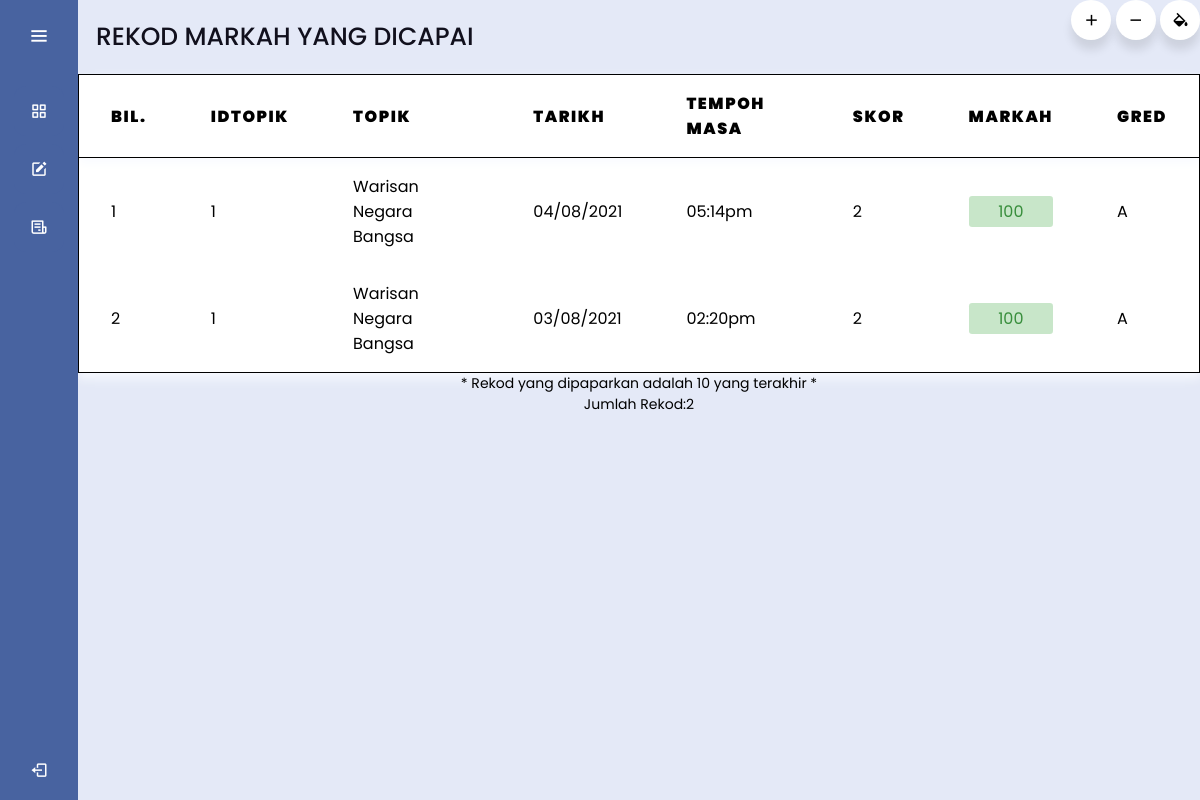
/skor_individu.php (signed in), run on the app's committed database.
### tables this page shows
CREATE TABLE `rekod` (
  `IDRekod` int(11) NOT NULL,
  `Tarikh` date NOT NULL,
  `TempohMasa` timestamp NOT NULL DEFAULT current_timestamp() ON UPDATE current_timestamp(),
  `Skor` varchar(5) NOT NULL,
  `Markah` varchar(5) NOT NULL,
  `Gred` varchar(5) NOT NULL,
  `IDPengguna` varchar(12) NOT NULL,
  `IDTopik` int(10) NOT NULL
);

CREATE TABLE `topik` (
  `IDTopik` int(11) NOT NULL,
  `TopikKuiz` varchar(30) NOT NULL,
  `IDPengguna` varchar(12) NOT NULL
);

### skor_individu.php (the view, shortened to what this page needs)
<?php
require 'sambung.php';
$idpengguna=$_SESSION['IDPengguna'];
?>
<html>
    <head>
    <link rel="stylesheet" href="skor_individu.css">
    <link rel="stylesheet" href="https://cdnjs.cloudflare.com/ajax/libs/font-awesome/4.7.0/css/font-awesome.min.css">
    <?php include "menu.php";?>
    </head>
    <body>
    <section class="home-section">
      <div class="text">REKOD MARKAH YANG DICAPAI</div>
      <ul style="float:right;"><?php include 'utility.php';?></ul>
        <main>
            <center>
        <table>
    <thead>
      <tr>
        <th>Bil.</th>
        <th>IDTopik</th>
        <th>Topik</th>
        <th>Tarikh</th>
        <th>Tempoh Masa</th>
        <th>Skor</th>
        <th>Markah</th>
        <th>Gred</th>
      </tr>
    </thead>
            <?php
$no=1;
$data1=mysqli_query($hubung, "SELECT * FROM rekod WHERE IDPengguna= '$idpengguna' ORDER BY Tarikh DESC limit 0,10");
while ($info1=mysqli_fetch_array($data1))
{
$dataTopik=mysqli_query($hubung, "SELECT * FROM topik WHERE IDTopik=$info1[IDTopik]");
$getTopik=mysqli_fetch_array($dataTopik);
$markah_Topik=$info1['Markah'];
?>
<tbody>
<tr>
<td><?php echo $no; ?></td>
<td><?php echo $info1['IDTopik']; ?></td>
<td><?php echo $getTopik['TopikKuiz']; ?></td>
<td><?php echo date('d/m/Y', strtotime($info1['Tarikh'])); ?></td>
<td><?php echo date('h:ia', strtotime($info1['TempohMasa'])); ?></td>
<td><?php echo $info1['Skor']; ?></td>
<td><p class="status status-answer"><?php echo $markah_Topik; ?></p></td>
<td><?php echo $info1['Gred']; ?></td>
</tr>
<?php $no++; } ?>
            </table>
</center>
        </main>
        <center><font style='font-size:14px'>
            * Rekod yang dipaparkan adalah 10 yang terakhir *
            <br>Jumlah Rekod:<?php echo $no-1; ?></font>
        </center>
            </section>
    </body>
</html>

### menu.php (shortened to what this page needs)
<?php
$nokp=$_SESSION['IDPengguna'];
$dataA=mysqli_query($hubung,"SELECT * FROM pengguna WHERE IDPengguna='".$nokp."'");
$infoA=mysqli_fetch_array($dataA);
if ($_SESSION['Status']=="Guru")
{
?>
<html>
    <head>
        <meta charset="UTF-8">
        <meta name="viewport" content="width=device-width, initial-scale=1.0">
        <link rel="stylesheet" href="menu.css">
        <link href='https://unpkg.com/boxicons@2.0.7/css/boxicons.min.css' rel='stylesheet'>
        </head>
<body>
<div class="sidebar">
    <div class="logo-details">
        <div class="logo"><img src="<?php echo $logo;?>" style="width:100px;"></div>
        <i class='bx bx-menu' id="btn" ></i>
    </div>
    <ul class="nav-list">
      <li>
        <a href="index2.php">
          <i class='bx bx-grid-alt'></i>
          <span class="links_name">Dashboard</span>
        </a>
         <span class="tooltip">Dashboard</span>
      </li>
      <li>
       <a href="papar_topik.php">
         <i class='bx bxs-edit' ></i>
         <span class="links_name">Kuiz</span>
       </a>
       <span class="tooltip">Kuiz</span>
     </li>
     <li>
       <a href="prestasi_topik.php">
         <i class='bx bx-receipt' ></i>
         <span class="links_name">Rekod Pelajar</span>
       </a>
       <span class="tooltip">Rekod</span>
     </li>
     <li>
       <a href="senarai_pelajar.php">
         <i class='bx bx-user' ></i>
         <span class="links_name">Senarai Pelajar</span>
       </a>
       <span class="tooltip">Senarai</span>
     </li>
     <li>
       <a href="import_daftar.php">
         <i class='bx bx-folder' ></i>
         <span class="links_name">Import Pelajar</span>
       </a>
       <span class="tooltip">Import</span>
     </li>
     <li class="profile">
         <div class="profile-details">
           <img src="user.png" alt="profileImg">
           <div class="name_ic">
             <div class="name"><?php echo $infoA['Nama']; ?></div>
             <div class="ic"><?php echo $infoA['IDPengguna']; ?></div>
           </div>
         </div>
         <a href="logout.php"><i class='bx bx-log-out' id="log_out"></i></a>
     </li>
    </ul>
  </div>
  <script src="menu.js"></script>
</body>
</html>
<?php
}else{
?>
<html>
    <head>
        <link rel="stylesheet" href="menu.css">
        <link href='https://unpkg.com/boxicons@2.0.7/css/boxicons.min.css' rel='stylesheet'>
        </head>
<body>
<div class="sidebar">
    <div class="logo-details">
        <i class='bx bx-menu' id="btn" ></i>
    </div>
    <ul class="nav-list">
      <li>
        <a href="index2.php">
          <i class='bx bx-grid-alt'></i>
        </a>
      </li>
      <li>
       <a href="pilihan_topik.php">
         <i class='bx bxs-edit' ></i>
       </a>
     </li>
     <li>
       <a href="skor_individu.php">
         <i class='bx bx-receipt' ></i>
       </a>
     </li>
     <li class="profile">
         <div class="profile-details">
           <div class="name_ic">
             <div class="name"><?php echo $infoA['Nama']; ?></div>
             <div class="ic"><?php echo $infoA['IDPengguna']; ?></div>
           </div>
         </div>
         <a href="logout.php"><i class='bx bx-log-out' id="log_out"></i></a>
     </li>
    </ul>
  </div>
</body>
</html>
<?php
}
?>

### utility.php (shortened to what this page needs)
<html>
	<head>
		<link rel="stylesheet" href="utility.css">
		<link href='https://unpkg.com/boxicons@2.0.7/css/boxicons.min.css' rel='stylesheet'>
</head>
<button class="utility" value="++" onClick="zoomIn()"><i class='bx bx-plus'></i></button>
<button class="utility" value="--" onClick="zoomOut()"><i class='bx bx-minus'></i></button>
<button class="utility" id="color"><i class='bx bxs-color-fill'></i></button>
</html>

### skor_individu.css (style rules this page uses)
body { margin:0px; padding: 0px; background-color:#F8F8FF; overflow: hidden; }
.home-section { position: relative; background: #E4E9F7; min-height: 100vh; top: 0; left: 78px; width: calc(100% - 78px); transition: all 0.5s ease; z-index: 2; }
.home-section .text { display: inline-block; color: #11101d; font-size: 25px; font-weight: 500; margin: 18px; }

### menu.css (style rules this page uses)
* { margin: 0; padding: 0; box-sizing: border-box; font-family: "Poppins" , sans-serif; }
.sidebar { position: fixed; left: 0; top: 0; height: 100%; width: 78px; background: #4863A0; padding: 6px 14px; z-index: 99; transition: all 0.5s ease; }
.sidebar .logo-details { height: 60px; display: flex; align-items: center; position: relative; }
.sidebar .logo-details #btn { position: absolute; top: 50%; right: 0; transform: translateY(-50%); font-size: 22px; transition: all 0.4s ease; font-size: 23px; text-align: center; cursor: pointer; transition: all 0.5s ease; }
.sidebar i { color: #fff; height: 60px; min-width: 50px; font-size: 28px; text-align: center; line-height: 60px; }
.sidebar .nav-list { margin-top: 20px; height: 100%; }
.sidebar ul { margin-top: 20px; }
.sidebar ul li { position: relative; height: 50px; width: 100%; list-style: none; }
.sidebar li { position: relative; margin: 8px 0; list-style: none; }
.sidebar li a { display: flex; height: 100%; width: 100%; border-radius: 12px; align-items: center; text-decoration: none; transition: all 0.4s ease; background: #4863A0; }
.sidebar li i { height: 50px; line-height: 50px; font-size: 18px; border-radius: 12px; }
.sidebar li.profile { position: fixed; height: 60px; width: 78px; left: 0; bottom: -8px; padding: 10px 14px; background: #4863A0; transition: all 0.5s ease; overflow: hidden; }
.sidebar li .profile-details { display: flex; align-items: center; flex-wrap: nowrap; }
.sidebar li.profile .name, .sidebar li.profile .ic { font-size: 15px; font-weight: 400; color: black; white-space: nowrap; }
.sidebar li.profile .ic { font-size: 12px; }
.sidebar .profile #log_out { position: absolute; top: 50%; right: 0; transform: translateY(-50%); background: #4863A0; width: 100%; height: 60px; line-height: 60px; border-radius: 0px; transition: all 0.5s ease; }

### utility.css (style rules this page uses)
.utility { background: none; border: none; }
.utility i { display: block; height: 40px; width: 40px; background: #fff; border-radius: 50%; position: relative; z-index: 2; box-shadow: 0px 10px 10px rgba(0,0,0,0.1); transition: 0.4s cubic-bezier(0.68, -0.55, 0.265, 1.55); line-height: 40px; font-size: 18px; }

### skor_individu.php (style rules this page uses)
table { border-collapse: collapse; box-shadow: 0 5px 10px #f9fbff; background-color: white; text-align: left; border: 1px solid black; overflow: hidden; }
thead { box-shadow: 0 5px 10px #f9fbff; border: 1px solid black; }
th { padding: 1rem 2rem; text-transform: uppercase; letter-spacing: 0.1rem; font-size: 1rem; font-weight: 900; }
td { padding: 1rem 2rem; }
.status { border-radius: 0.2rem; padding: 0.2rem 1rem; text-align: center; }
.status-answer { background-color: #c8e6c9; color: #388e3c; }

### data on the page
rekod: IDTopik "1", IDTopik.TopikKuiz "Warisan Negara Bangsa", Tarikh "04/08/2021", TempohMasa "05:14pm", Skor "2", Markah "100", Gred "A"
rekod: IDTopik "1", IDTopik.TopikKuiz "Warisan Negara Bangsa", Tarikh "03/08/2021", TempohMasa "02:20pm", Skor "2", Markah "100", Gred "A"

### other printed values
$no-1 "2"
